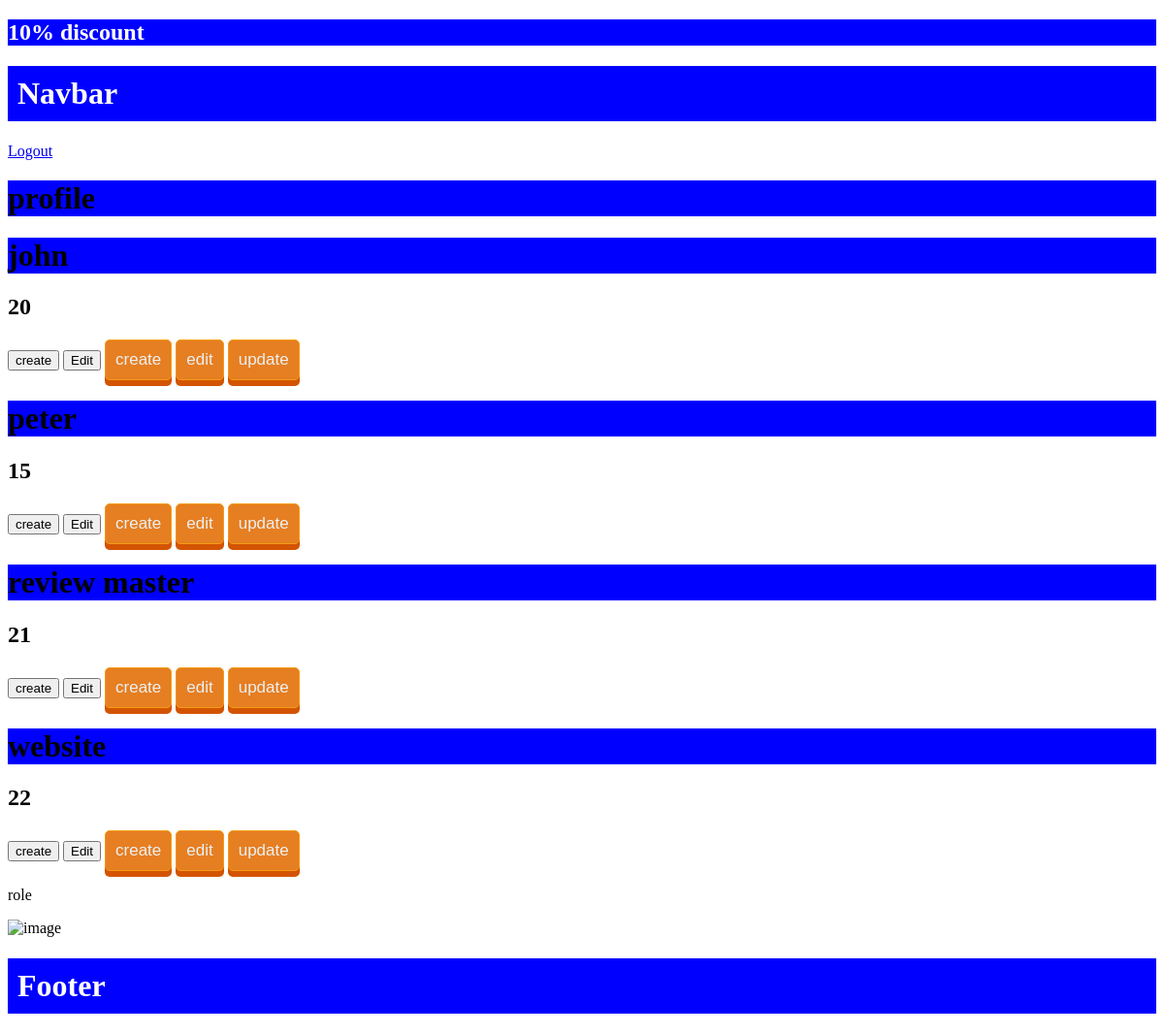
The app's page / (signed in) with its own data.
### user_post/models.py (models this page shows)
class Students(models.Model):
    name = models.CharField(max_length=200)
    age = models.IntegerField()
    city = models.CharField(max_length=50)

### user_post/utils.py (the view)
    def wrapper(request, *args, **kwargs):
        if 'user_id' not in request.session:
            return redirect('login')  # Redirect to your login URL
        return func(request, *args, **kwargs)

### user_post/utils.py (called while the page is built)
def auth_required(func):
    def wrapper(request, *args, **kwargs):
        if 'user_id' not in request.session:
            return redirect('login')  # Redirect to your login URL
        return func(request, *args, **kwargs)
    return wrapper

### user_post/views.py (called while the page is built)
@auth_required
def profile(request):
    student= Students.objects.all()
    return render(request, "profile.html", {"users":student, "role": "trainer" })

### user_post/templates/profile.html (shortened to what this page needs)
{% extends "base.html" %}
 {% block ad %}
    <h2 style="background-color: blue; color: white;">10% discount</h2>
{% endblock %}
{% block content %}
<a href="{% url 'logout' %}">Logout</a>
   <h1>profile</h1>
    {% for i in users %}
    {% if role == "student" %}
       <h1 style="background-color: red; color: white;"> {{ i.name }}</h1>
       <h2>{{ i.age }}</h2>
       <button>attempt</button>
         {% elif role == "trainer" %}
            <h1>{{ i.name }}</h1>
            <h2>{{ i.age }}</h2>
            <button>create</button>
            <button>Edit</button>
            {% include "btn.html" with title="create" %}
            {% include "btn.html" with title="edit" %}
            {% include "btn.html" with title="update"  %}
        {% else %}
            <h1>{{ i.name }}</h1>
            <h2>{{ i.age }}</h2>
            <button>create</button>
            <button>Edit</button>
            <button>delete</button>
    {% endif %}
    {% endfor %}
    <p>role</p>
{% endblock %}

### user_post/templates/btn.html
<button class="button">{{ title }}</button>

### user_post/static/style.css (style rules this page uses)
h1 { background-color: blue !important; }

### user_post/templates/base.html (style rules this page uses)
.button { color: #ecf0f1; font-size: 17px; background-color: #e67e22; border: 1px solid #f39c12; border-radius: 5px; cursor: pointer; padding: 10px; box-shadow: 0px 6px 0px #d35400; transition: all 0.1s; }

### records on screen
Students: name "john", age "20", title "create edit update"
Students: name "peter", age "15", title "create edit update"
Students: name "review master", age "21", title "create edit update"
Students: name "website", age "22", title "create edit update"
